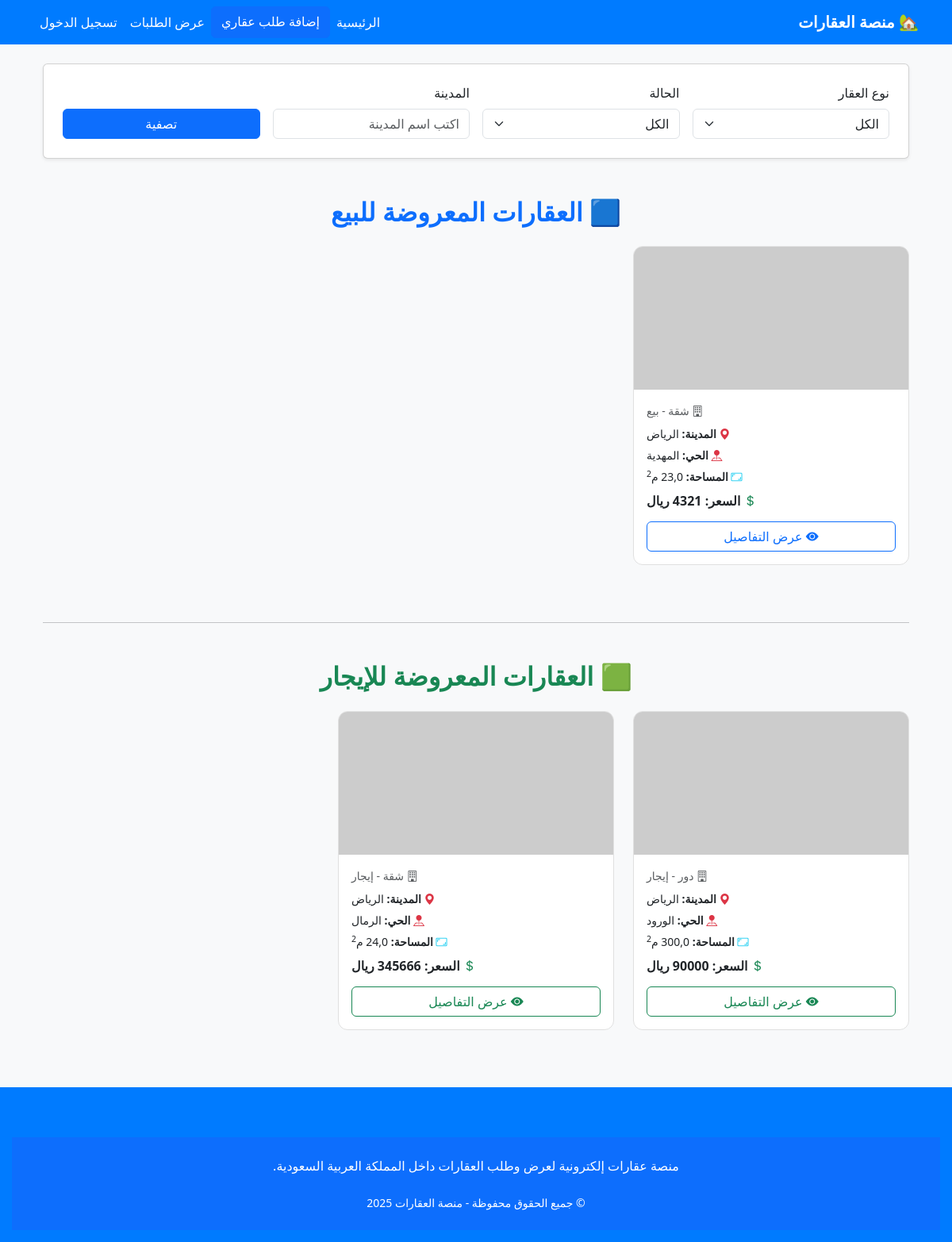
Before: / with the older database file.
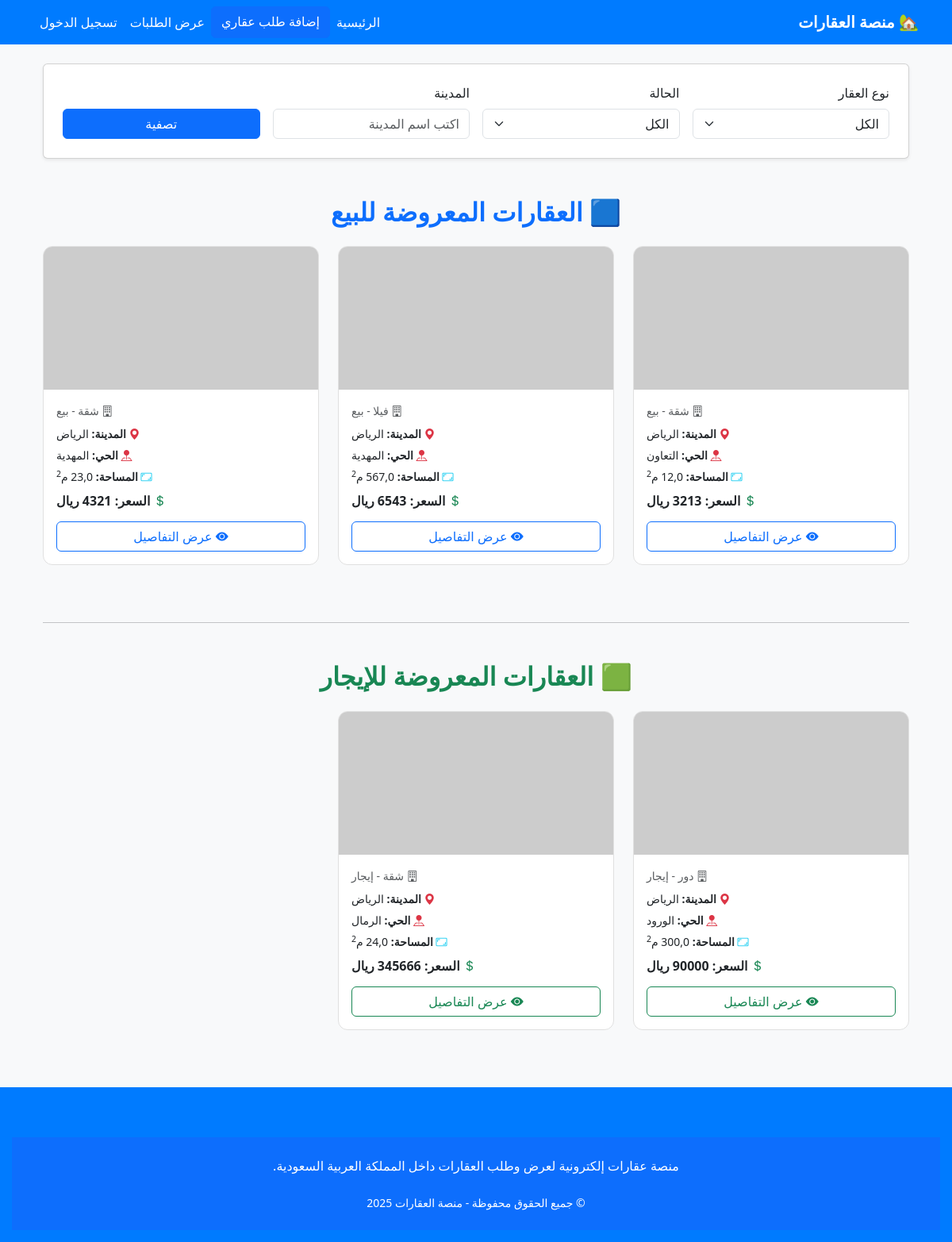
After: the same page with the newer database file.
### properties/models.py (models this page shows, shortened)
class Property(models.Model):
    price = models.DecimalField(max_digits=10, decimal_places=2, null=True, blank=True)
    user = models.ForeignKey(User, on_delete=models.CASCADE, related_name='properties')
    request_type = models.CharField(max_length=10, choices=REQUEST_TYPES)
    owner_type = models.CharField(max_length=10, choices=OWNER_TYPES)
    property_type = models.CharField(max_length=20, choices=PROPERTY_TYPES)
    city = models.CharField(max_length=100)
    district = models.CharField(max_length=100)
    area = models.FloatField()
    details = models.TextField(blank=True)
    full_name = models.CharField(max_length=255)
    phone = models.CharField(max_length=20)
    created_at = models.DateTimeField(auto_now_add=True)
    description = models.TextField(verbose_name="وصف العقار", blank=True, null=True)
    FINANCE_CHOICES = [
        (True, 'نعم'),
        (False, 'لا')
    ]
    is_finance_available = models.BooleanField(choices=FINANCE_CHOICES, default=False)

### properties/views.py (the view)
# urls.py: path('', views.home, name='home'),
def home(request):
    all_properties = Property.objects.all().order_by('-created_at')
    property_type = request.GET.get('type')
    status = request.GET.get('status')
    city = request.GET.get('city')
    if property_type:
        all_properties = all_properties.filter(property_type=property_type)
    if status:
        status_db_value = 'sell' if status == 'sale' else status
        all_properties = all_properties.filter(request_type=status_db_value)
    else:
        status_db_value = None
    if city:
        all_properties = all_properties.filter(city__icontains=city)
    if status_db_value:
        properties_for_sale = all_properties if status_db_value == 'sell' else Property.objects.none()
        properties_for_rent = all_properties if status_db_value == 'rent' else Property.objects.none()
    else:
        properties_for_sale = all_properties.filter(request_type='sell')
        properties_for_rent = all_properties.filter(request_type='rent')
    filters = {'type': property_type, 'status': status, 'city': city}
    return render(request, 'properties/home.html', {
        'properties_for_sale': properties_for_sale,
        'properties_for_rent': properties_for_rent,
        'filters': filters,
    })

### properties/context_processors.py (called while the page is built)
def news_ticker(request):
    news_items = News.objects.filter(is_active=True).order_by('-created_at')
    return {'news_ticker_items': news_items}

def footer_settings(request):
    footer = FooterSettings.objects.first()
    return {'footer': footer}

### properties/templates/properties/home.html (shortened to what the changed rows need)
{% extends 'base.html' %}
{% load static %}
{% block content %}
<link href="https://cdn.jsdelivr.net/npm/bootstrap-icons@1.10.5/font/bootstrap-icons.css" rel="stylesheet">
<div class="container mt-4">
    {% if filters.status != "rent" %}
    <h2 class="text-center mb-4 fw-bold text-primary">🟦 العقارات المعروضة للبيع</h2>
    <div class="row">
        {% for property in properties_for_sale %}
        <div class="col-lg-4 col-md-6 col-sm-12 mb-4 d-flex">
          <div class="card property-card w-100 h-100">
            {% with property.propertyimage_set.first as image %}
            {% if image %}
                <img src="{{ image.image.url }}" class="property-image" alt="صورة العقار">
            {% else %}
                <img src="https://via.placeholder.com/400x200?text=لا+توجد+صورة" class="property-image" alt="لا توجد صورة">
            {% endif %}
        {% endwith %}
                <div class="card-body text-end">
                    <p class="text-muted mb-2">
                        <i class="bi bi-building"></i> {{ property.get_property_type_display }} - {{ property.get_request_type_display }}
                    </p>
                    <p><i class="bi bi-geo-alt-fill text-danger"></i> <strong>المدينة:</strong> {{ property.city }}</p>
                    <p><i class="bi bi-pin-map-fill text-danger"></i> <strong>الحي:</strong> {{ property.district }}</p>
                    <p><i class="bi bi-aspect-ratio text-info"></i> <strong>المساحة:</strong> {{ property.area }} م<sup>2</sup></p>
                    <p class="fw-bold fs-6 mt-2">
                        <i class="bi bi-currency-dollar text-success"></i> السعر:
                        {% if property.price %}
                            {{ property.price|floatformat:0 }} ريال
                        {% else %}
                            غير محدد
                        {% endif %}
                    </p>
                    <a href="{% url 'property_detail' property.id %}" class="btn btn-outline-primary w-100 mt-2">
                        <i class="bi bi-eye-fill"></i> عرض التفاصيل
                    </a>
                </div>
            </div>
        </div>
        {% empty %}
        <div class="col-12 text-center empty-results">
            <h5 class="text-muted"><i class="bi bi-exclamation-circle"></i> لا توجد عقارات للبيع حسب التصفية.</h5>
        </div>
        {% endfor %}
    </div>
    {% endif %}
    {% if filters.status != "sale" %}
    <h2 class="text-center mb-4 fw-bold text-success">🟩 العقارات المعروضة للإيجار</h2>
    <div class="row">
        {% for property in properties_for_rent %}
        <div class="col-md-4 mb-4 d-flex">
            <div class="card property-card w-100">
                {% if property.propertyimage_set.first %}
                    <img src="{{ property.propertyimage_set.first.image.url }}" class="property-image" alt="صورة العقار">
                {% else %}
                    <img src="https://via.placeholder.com/400x200?text=لا+توجد+صورة" class="property-image" alt="لا توجد صورة">
                {% endif %}
                <div class="card-body text-end">
                    <p class="text-muted mb-2">
                        <i class="bi bi-building"></i> {{ property.get_property_type_display }} - {{ property.get_request_type_display }}
                    </p>
                    <p><i class="bi bi-geo-alt-fill text-danger"></i> <strong>المدينة:</strong> {{ property.city }}</p>
                    <p><i class="bi bi-pin-map-fill text-danger"></i> <strong>الحي:</strong> {{ property.district }}</p>
                    <p><i class="bi bi-aspect-ratio text-info"></i> <strong>المساحة:</strong> {{ property.area }} م<sup>2</sup></p>
                    <p class="fw-bold fs-6 mt-2">
                        <i class="bi bi-currency-dollar text-success"></i> السعر:
                        {% if property.price %}
                            {{ property.price|floatformat:0 }} ريال
                        {% else %}
                            غير محدد
                        {% endif %}
                    </p>
                    <a href="{% url 'property_detail' property.id %}" class="btn btn-outline-success w-100 mt-2">
                        <i class="bi bi-eye-fill"></i> عرض التفاصيل
                    </a>
                </div>
            </div>
        </div>
        {% empty %}
        <div class="col-12 text-center empty-results">
            <h5 class="text-muted"><i class="bi bi-exclamation-circle"></i> لا توجد عقارات للإيجار حسب التصفية.</h5>
        </div>
        {% endfor %}
    </div>
    {% endif %}
</div>
{% endblock %}

Changed rows visible on the page:
added Property: property_type "شقة", request_type "بيع", city "الرياض", district "التعاون", price "3213", shown under "🟦 العقارات المعروضة للبيع"
added Property: property_type "فيلا", request_type "بيع", city "الرياض", district "المهدية", price "6543", shown under "🟦 العقارات المعروضة للبيع"
